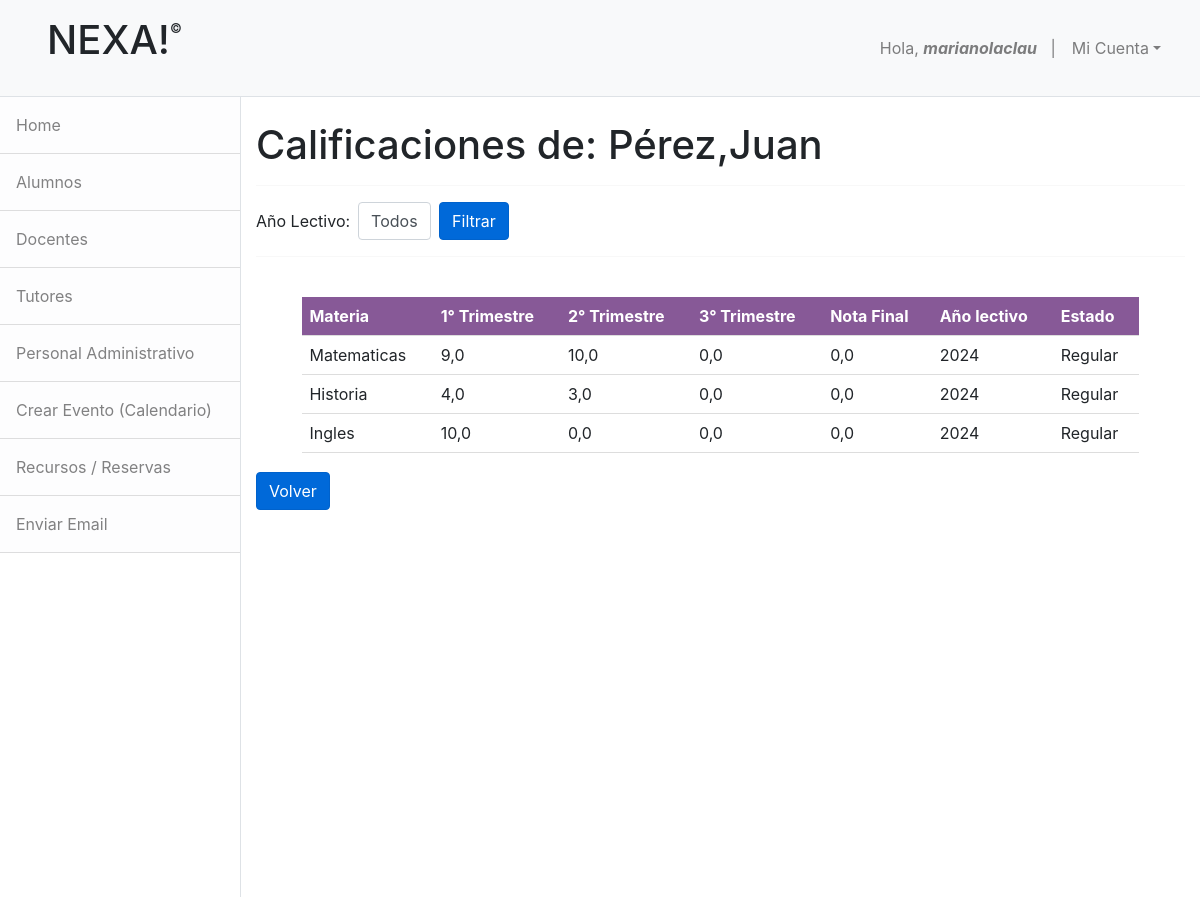
Screenshot of /ver_calificaciones/1/ (signed in) with the database file from the repository.
### apps/alumno/models.py (models this page shows)
class Alumno(models.Model):
    nombre = models.CharField(max_length=50,null=False,blank=False)
    apellido = models.CharField(max_length=50,null=False,blank=False)
    dni = models.CharField(max_length=20, unique=True)
    padretutor_fk = models.ForeignKey('inscripciones.PadreTutor',null=True,blank=True,on_delete=models.SET_NULL) #Chequear
    genero = models.ForeignKey('administracion.Genero',on_delete=models.CASCADE)
    fecha_nac = models.DateField()
    nacionalidad = models.ForeignKey('administracion.Nacionalidad',on_delete=models.CASCADE)
    email = models.EmailField()
    telefono = models.CharField(max_length=20,null=False,blank=False)
    direccion = models.CharField(max_length=50,null=False,blank=False)
    curso = models.ForeignKey('inscripciones.Curso',on_delete=models.CASCADE)
    turno = models.ForeignKey('administracion.Turno',on_delete=models.CASCADE)
    def __str__(self):
        return f"{self.apellido},{self.nombre}"

### apps/docentes/models.py (models this page shows, shortened)
class Calificaciones(models.Model):
    alumno = models.ForeignKey('alumno.Alumno',on_delete=models.CASCADE)
    curso = models.ForeignKey('inscripciones.Curso',on_delete=models.CASCADE)
    materia = models.ForeignKey('inscripciones.Materia',on_delete=models.CASCADE)
    trimestre_1 = models.FloatField(blank=True,null=True,default=0)
    trimestre_2 = models.FloatField(blank=True,null=True,default=0)
    trimestre_3 = models.FloatField(blank=True,null=True,default=0)
    nota_final = models.FloatField(blank=True,null=True,default=0)
    estado = models.ForeignKey('administracion.Estado',on_delete=models.CASCADE)
    año_lectivo = models.IntegerField(default=datetime.now().year)

### apps/inscripciones/models.py (models this page shows, shortened)
class Materia(models.Model):
    nombre = models.CharField(max_length=50,null=False,blank=False)
    curso = models.ForeignKey(Curso,on_delete=models.CASCADE)

### apps/administracion/models.py (models this page shows, shortened)
class Estado(models.Model):
    nombre = models.CharField(max_length=25,null=False,blank=False)

### apps/alumno/views.py (the view)
# urls.py: path('ver_calificaciones/<int:pk>/', VerCalificaciones.as_view(), name='ver_calificaciones'),
class VerCalificaciones(LoginRequiredMixin, ListView):
    model = Calificaciones
    template_name = 'alumno/ver_calificaciones.html'
    context_object_name = 'calificaciones'
    def get_queryset(self):
        alumno_id = self.kwargs.get('pk')
        queryset = Calificaciones.objects.filter(alumno_id=alumno_id)
        año_lectivo = self.request.GET.get('año_lectivo')
        if año_lectivo:
            queryset = queryset.filter(año_lectivo=año_lectivo)
        return queryset
    def get_context_data(self, **kwargs):
        context = super().get_context_data(**kwargs)
        alumno_id = self.kwargs.get('pk')
        context['alumno'] = get_object_or_404(Alumno, id=alumno_id)
        context['años_lectivos'] = Calificaciones.objects.filter(alumno_id=alumno_id).values_list('año_lectivo', flat=True).distinct()
        context['año_lectivo_seleccionado'] = self.request.GET.get('año_lectivo', '')
        return context

### apps/alumno/templates/alumno/ver_calificaciones.html (shortened to what this page needs)
{% extends 'base.html' %}
{% block nav %}
    {% include 'administracion/base_admin.html' %}
{% endblock %}
{% block content %}
    <div class="container mt-4">
        <h1>Calificaciones de: {{ alumno }}</h1>
        <hr>
        <form method="get" class="form-inline mb-3">
            <label for="año_lectivo" class="mr-2">Año Lectivo:</label>
            <select id="año_lectivo" name="año_lectivo" class="form-control mr-2">
                <option value="">Todos</option>
            </select>
            <button type="submit" class="btn btn-primary">Filtrar</button>
        </form>
        <hr>
        <br>
        <table >
            <thead>
                <tr>
                    <th>Materia</th>
                    <th>1° Trimestre</th>
                    <th>2° Trimestre</th>
                    <th>3° Trimestre</th>
                    <th>Nota Final</th>
                    <th>Año lectivo</th>
                    <th>Estado</th>
                </tr>
            </thead>
            <tbody>
                {% for calificacion in calificaciones %}
                <tr>
                    <td>{{ calificacion.materia.nombre }}</td>
                    <td>{{ calificacion.trimestre_1 }}</td>
                    <td>{{ calificacion.trimestre_2 }}</td>
                    <td>{{ calificacion.trimestre_3 }}</td>
                    <td>{{ calificacion.nota_final }}</td>
                    <td>{{ calificacion.año_lectivo }}</td>
                    <td>{{ calificacion.estado.nombre }}</td>
                </tr>
                {% empty %}
                <tr>
                    <td colspan="6" class="text-center">No hay calificaciones registradas para este alumno.</td>
                </tr>
                {% endfor %}
            </tbody>
        </table>
        <a href="{% url 'ver_alumno' pk=alumno.id %}" class="btn btn-primary">Volver</a>
    </div>
{% endblock %}

### apps/home/templates/base.html (shortened to what this page needs)
<!DOCTYPE html>
<html lang="en">
    <head>
        {% load static %}
        <link href="{% static 'home/css/bootstrap.css' %}" rel="stylesheet" />
        <link rel="stylesheet" href="https://cdn.jsdelivr.net/npm/bootstrap@5.2.3/dist/css/bootstrap.min.css">
        <link href="https://stackpath.bootstrapcdn.com/bootstrap/4.5.2/css/bootstrap.min.css" rel="stylesheet">
        <link href="{% static 'home/css/estilos.css' %}" rel="stylesheet" />
        <link href="{% static 'calendario/css/estilos.css' %}" rel="stylesheet" />
        <link href="{% static 'inscripciones/css/estilos.css' %}" rel="stylesheet" />
        <link href="https://cdn.jsdelivr.net/npm/bootstrap-icons/font/bootstrap-icons.css" rel="stylesheet">
    </head>
    <body>
        <nav class="navbar navbar-expand-lg navbar-light bg-light border-bottom">
            <div class="container-fluid">
                <h2><a href="#" class="nav-link"><h1>NEXA!<sup style="font-size:small;vertical-align: super;">&copy;</sup></h1>
                </a></h2>
               <div class="collapse navbar-collapse" id="navbarSupportedContent">
                    <ul class="navbar-nav ms-auto mt-2 mt-lg-0">
                        <li class="nav-item"><a class="nav-link" href="#!">Hola, <strong><em>{{user.username}}</em></strong>&nbsp;&nbsp;&nbsp;|</a></li>
                        <li class="nav-item dropdown">
                            <a class="nav-link dropdown-toggle" id="navbarDropdown" href="#" role="button" data-bs-toggle="dropdown" aria-haspopup="true" aria-expanded="false">Mi Cuenta</a>
                        </li>
                    </ul>
                </div>
            </div>
        </nav>
        <div class="d-flex" id="wrapper">
            {% block nav %}{% endblock %}
            <div id="page-content-wrapper">
                {% block content %}
                {% endblock %}
            </div>
        </div>
    </body>
</html>

### apps/home/static/home/css/estilos.css (style rules this page uses)
.btn-primary { background-color: #0069d9; border-color: #0062cc; }

### apps/inscripciones/static/inscripciones/css/estilos.css (style rules this page uses)
table { width: 90%; border-collapse: separate; border-spacing: 0; margin: auto; overflow: hidden; margin-bottom: 2%; }
th, td { text-align: left; border-bottom: 1px solid #ddd; padding: 7px; }
th { background-color: #480361a7; color: white; }

### rows the page displays
Alumno: apellido+nombre "Pérez,Juan"
Calificaciones: materia.nombre "Matematicas", trimestre_1 "9,0", trimestre_2 "10,0", trimestre_3 "0,0", nota_final "0,0", año_lectivo "2024", estado.nombre "Regular"
Calificaciones: materia.nombre "Historia", trimestre_1 "4,0", trimestre_2 "3,0", trimestre_3 "0,0", nota_final "0,0", año_lectivo "2024", estado.nombre "Regular"
Calificaciones: materia.nombre "Ingles", trimestre_1 "10,0", trimestre_2 "0,0", trimestre_3 "0,0", nota_final "0,0", año_lectivo "2024", estado.nombre "Regular"

### other values shown
{{ user.username }} "marianolaclau"
